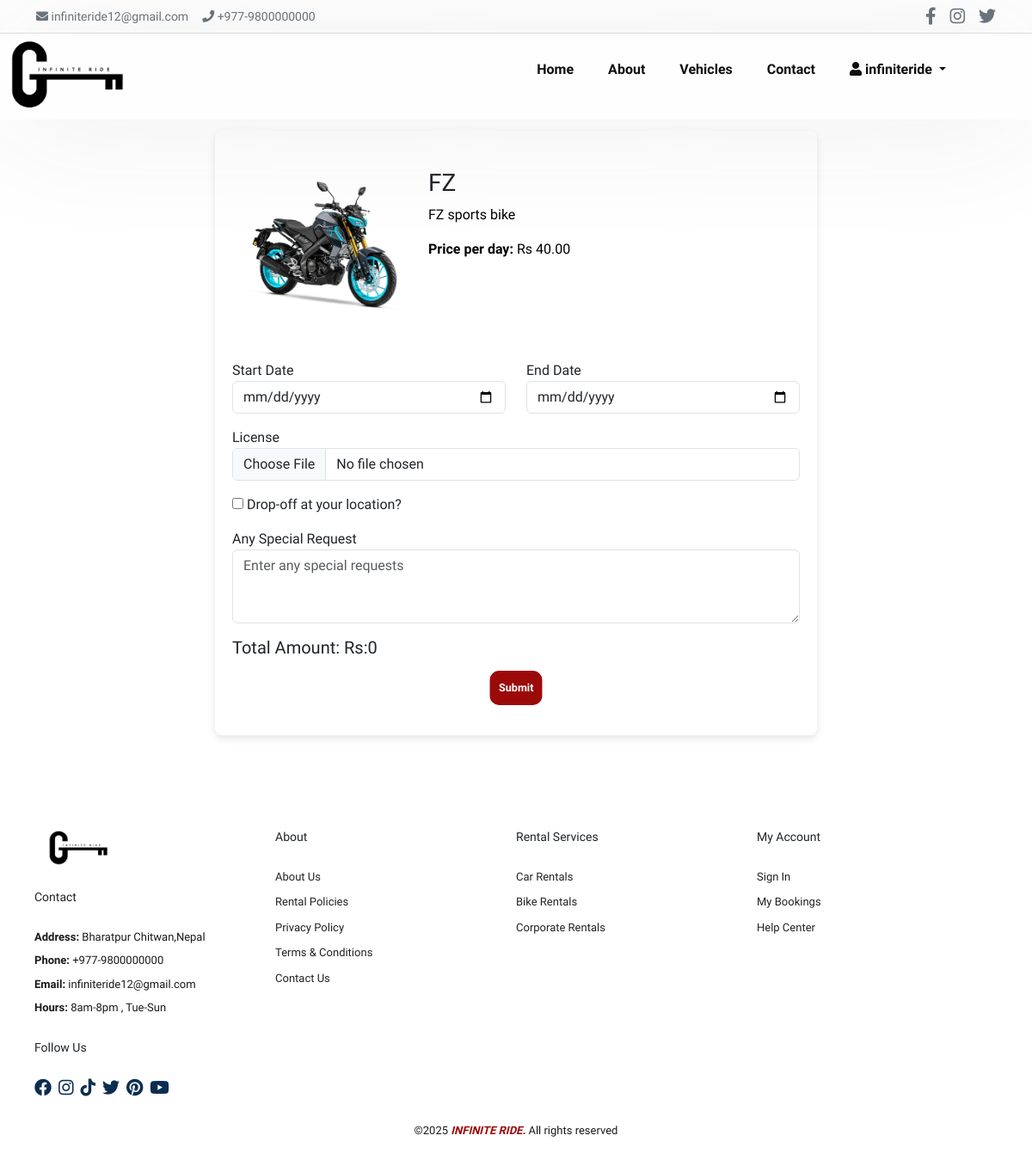
Screenshot of /book/bike/1 (signed in) with the database file from the repository.
### InfiniteRide/models.py (models this page shows, shortened)
class CustomUser(AbstractUser):
    phone = models.CharField(max_length=15, unique=True)
    name = models.CharField(max_length=150, blank=True, null=True)
    email = models.EmailField(unique=True)
    username = models.CharField(max_length=150, blank=True, null=True, unique=False)
    USERNAME_FIELD = 'email'
    REQUIRED_FIELDS = [ 'username', 'phone']

class Vehicle(models.Model):
    name = models.CharField(max_length=100)
    description = models.TextField()
    price_per_day = models.DecimalField(max_digits=10, decimal_places=2)
    image = models.ImageField(upload_to='vehicles/', blank=False, null=False)
    available = models.BooleanField(default=True)
    featured_vehicle = models.BooleanField(default=False)
    available = models.BooleanField(default=True)
    class Meta:
        abstract = True

class Bike(Vehicle):
    engine_capacity = models.FloatField()
    bike_type = models.CharField(max_length=50)

### InfiniteRide/views.py (the view)
# urls.py: path('book/<str:vehicle_type>/<int:vehicle_id>',views.book_vehicle,name='book_vehicle'),
def book_vehicle(request, vehicle_type, vehicle_id):
    vehicle = None
    if vehicle_type == 'car':
        vehicle = get_object_or_404(Car, id=vehicle_id)
    elif vehicle_type == 'bike':
        vehicle = get_object_or_404(Bike, id=vehicle_id)
    elif vehicle_type == 'large_vehicle':
        vehicle = get_object_or_404(LargeVehicle, id=vehicle_id)
    else:
        return HttpResponse("Invalid vehicle type", status=400)
    return render(request, 'booking.html', {'vehicle': vehicle, 'vehicle_type': vehicle_type})

### templates/booking.html (shortened to what this page needs)
{% extends 'base.html' %}
{% block body %}
<section id="booking-section" class="section-p1 mt-5 mb-5">
    <div class="container booking-container">
        {% if user.is_authenticated %}
        {% if not vehicle %}
        <div class="vehicle-selection mb-4">
            <h3>Select Your Vehicle</h3>
            <div class="row">
                {% for vehicle in available_vehicles %}
                <div class="col-md-4 mb-3">
                    <div class="card">
                        <img src="{{ vehicle.image.url }}" alt="{{ vehicle.name }}" class="card-img-top">
                        <div class="card-body">
                            <h5 class="card-title">{{ vehicle.name }}</h5>
                            <p>{{ vehicle.description }}</p>
                            <p><strong>Price per day:</strong> Rs {{ vehicle.price_per_day }}</p>
                            <a href="{% url 'booking' vehicle.id %}" class="btn btn-primary">Book Now</a>
                        </div>
                    </div>
                </div>
                {% endfor %}
            </div>
        </div>
        {% else %}
        <div class="vehicle-details mb-4">
            <div class="row">
                <div class="col-md-4">
                    <img src="{{ vehicle.image.url }}" alt="{{ vehicle.name }}" class="img-fluid">
                </div>
                <div class="col-md-8">
                    <h3>{{ vehicle.name }}</h3>
                    <p>{{ vehicle.description }}</p>
                    <p><strong>Price per day:</strong> Rs {{ vehicle.price_per_day }}</p>
                </div>
            </div>
        </div>
        {% endif %}
        <form method="POST" enctype="multipart/form-data" id="bookingForm" action="{% url 'create_booking' %}" >
            <div class="row">
                <div class="form-group col-md-6 mb-3">
                    <label for="start_date">Start Date</label>
                    <input type="date" id="start_date" name="start_date" class="form-control" required>
                </div>
                <div class="form-group col-md-6 mb-3">
                    <label for="end_date">End Date</label>
                    <input type="date" id="end_date" name="end_date" class="form-control" required>
                </div>
            </div>
            {% if vehicle_type == 'bike' %}
            <div class="form-group mb-3">
                <label for="license">License </label>
                <input type="file" name="license" id="license" class="form-control" accept=".pdf, .png, .jpg, .jpeg" required>
            </div>
            {% endif %}
            <div class="form-group mb-3">
                <input type="checkbox" id="pickup_dropoff" name="pickup_dropoff">
                <label for="pickup_dropoff">Drop-off at your location?</label>
            </div>
            <div class="form-group mb-3">
                <label for="special_requirements">Any Special Request</label>
                <textarea name="special_requirements" id="special_requirements" class="form-control" rows="3" placeholder="Enter any special requests"></textarea>
            </div>
            <div id="total-amount-section" class="form-group mb-3">
                <h5>Total Amount: Rs:<span id="total-amount">0</span></h5>
            </div>
            <div class="form-group text-center mb-3">
                <button type="button" class="submit-btn" id="openConfirmationModal">Submit</button>
            </div>
        </form>
        {% else %}
    <p>You must <a href="{% url 'login' %}?next={{ request.path }}">log in</a> to book a vehicle.</p>
    {% endif %}
    </div>
</section>
{% endblock %}

### templates/base.html (shortened to what this page needs)
<!DOCTYPE html>
<html lang="en">
<head>
    {% load static %}
    <link rel="stylesheet" href=" {% static 'style.css' %}">
    <link rel="stylesheet" href="https://cdnjs.cloudflare.com/ajax/libs/font-awesome/5.15.4/css/all.min.css">
    <link href="{% static 'bootstrap-5.3.3-dist/css/bootstrap.min.css' %}" rel="stylesheet">
</head>
<body>
<section id="topbar" class=" border-bottom py-1" >
  <div class="container d-flex justify-content-between align-items-center">
    <div class="d-flex gap-3 align-items-center small text-secondary">
      <div> <a href="mailto:infiniteride12@gmail.com" class="text-secondary text-decoration-none">infiniteride12@gmail.com</a></div>
      <div><i class="fas fa-phone"></i> <a href="tel:+9779800000000" class="text-secondary text-decoration-none">+977-9800000000</a></div>
    </div>
    <div class="d-flex gap-3">
      <a href="https://facebook.com" target="_blank" class="text-secondary fs-5"><i class="fab fa-facebook-f"></i></a>
      <a href="https://instagram.com" target="_blank" class="text-secondary fs-5"><i class="fab fa-instagram"></i></a>
      <a href="https://twitter.com" target="_blank" class="text-secondary fs-5"><i class="fab fa-twitter"></i></a>
    </div>
  </div>
</section>
    <section id="header">
        <a hred="#"><img src="{% static 'img/logo1.png' %}" class="logo" alt="logo"></a>
        <div>
             <ul id="navbar">
                <li><a  href="{% url 'home' %}">Home</a></li>
                <li><a href="{% url 'about' %}">About</a></li>
                <li><a href="{% url 'vehicle_list'%}">Vehicles</a></li>
                <li><a  href="{% url 'contact'%}">Contact</a></li>
                {% if user.is_authenticated %}
            <li class="nav-item dropdown" >
            <a class="nav-link dropdown-toggle" href="#" id="userDropdown" role="button"
            data-bs-toggle="dropdown" aria-expanded="false">
            <i class="fas fa-user"></i>  {{ user.username }}
             </a>
            </li>
            {% else %}
                <li><a href="{% url 'login' %}">Login</a></li>
            {% endif %}
            </ul>
        </div>
    </section>
    {% block body %} {% endblock body %}
    {% block footer %}
    <footer class="section-p1">
        <div class="col">
            <img class="logo" src="{%static 'img/logo1.png'%}" alt="">
            <h4> Contact</h4>
            <p> <strong>Address:</strong>  Bharatpur Chitwan,Nepal</p>
            <p> <strong>Phone:</strong> +977-9800000000</p>
            <p> <strong>Email:</strong> infiniteride12@gmail.com</p>
            <p> <strong>Hours:</strong>  8am-8pm , Tue-Sun</p>
            <div class="follow">
                <h4>Follow Us</h4>
                <div class="icon">
                    <a href="" class="fab fa-facebook"></a>
                    <a href="#" class="fab fa-instagram"></a>
                    <a href="#" class="fab fa-tiktok"></a>
                    <a href="#" class="fab fa-twitter"></a>
                    <a href="#" class="fab fa-pinterest"></a>
                    <a href="#" class="fab fa-youtube"></a>
                </div>
            </div>
        </div>
        <div class="col">
            <h4>About</h4>
            <a href="/about">About Us</a>
            <a href="/policy#rental-policy">Rental Policies</a>
            <a href="/policy#privacy-policy">Privacy Policy</a>
            <a href="/policy#terms-conditions">Terms & Conditions</a>
            <a href="/contact">Contact Us</a>
        </div>
        <div class="col">
            <h4>Rental Services</h4>
            <a href="/vehicle">Car Rentals</a>
            <a href="/vehicle">Bike Rentals</a>
            <a href="/vehicle">Corporate Rentals</a>
        </div>
        <div class="col">
            <h4>My Account</h4>
            <a href="{% url 'register' %}">Sign In</a>
            {% if user.is_authenticated %}
  <a href="/booking-history">My Bookings</a>
{% else %}
  <a href="/login/"> My Bookings</a>
{% endif %}
            <a href="/policy#help-center">Help Center</a>
        </div>
        <div class="copyright">
            <p>&copy;2025<strong> INFINITE RIDE.</strong> All rights reserved</p>
        </div>
    </footer>
    {% endblock %}
</body>
</html>

### static/style.css (style rules this page uses)
* { margin: 0; padding: 0; box-sizing: border-box; font-family: "spartan", sans-serif; }
h4 { font-size: 20px; color: #222; }
p { font-size: 16px; color: #000000; margin: 15px 0 20px 0; }
.section-p1 { padding: 15px 40px; position: relative; top: -50px; }
body { width: 100%; }
#header { height: 100px; display: flex; align-items: center; justify-content: space-between; padding: 20px 80px; background: #fefefe; box-shadow: 0 5px 150px #3a353517; z-index: 999; position: sticky; top: 0; left: 0; }
#header { transition: background-color 0.3s ease, box-shadow 0.3s ease, transform 0.3s ease; }
#header .logo { margin-bottom: 20px; width: 30%; height: 80px; margin-top: 12px; background-size: contain; background-repeat: no-repeat; background-position: center; filter: grayscale(1) contrast(10) brightness(0); }
#header .logo { height: 200px; width: auto; margin-left: -100px; }
#navbar { display: flex; align-items: center; justify-content: center; }
#navbar li { list-style: none; padding: 0 20px; position: relative; }
#navbar li a { text-decoration: none; font-size: 16px; font-weight: 600; color: #0f0e0f; transition: 0.3s ease; }
.dropdown { position: relative; display: inline-block; }
footer { display: flex; justify-content: space-between; flex-wrap: wrap; padding: 20px; margin-top: 80px; }
footer .col { display: flex; flex-direction: column; align-items: flex-start; margin-bottom: 20px; flex: 1 1 calc(25% - 20px); margin-right: 20px; }
footer .logo { margin-top: -30px; width: 40%; height: 100px; background-size: contain; background-repeat: no-repeat; background-position: center; filter: grayscale(1) contrast(10) brightness(0); }
footer h4 { font-size: 14px; padding-bottom: 20px; }
footer p { font-size: 13px; margin: 0 0 8px 0; color: #1a1a1a; }
footer a { font-size: 13px; text-decoration: none; color: #222; margin-bottom: 10px; }
footer .follow { margin-top: 20px; }
footer .follow a { color: #0b2d4f; padding-right: 4px; cursor: pointer; font-size: 20px; }
footer .copyright { width: 100%; text-align: center; color: #0b2d4f; margin-bottom: -30px; overflow: hidden; }
footer .copyright strong { color: #9c0909; font-style: italic; }
.book-btn, .close-btn, form .submit-btn { background-color: transparent; color: #0b2d4f; border: 2px solid #d6dadf; padding: 8px; background-repeat: no-repeat; cursor: pointer; font-weight: 600; font-size: 12px; border-radius: 10px; transition: all 0.3s ease; position: relative; overflow: hidden; }
.close-btn:hover, form .submit-btn { background-color: #9c0909; color: #fff; border-color: #9c0909; transform: scale(1.05); }
.book-btn:hover::after, form .submit-btn::after, .close-btn:hover::after { right: 30px; }

### templates/booking.html (style rules this page uses)
.booking-container { max-width: 700px; margin: 0 auto; padding: 20px; background-color: #fff; box-shadow: 0 4px 8px rgba(0, 0, 0, 0.1); border-radius: 8px; overflow: hidden; }
.vehicle-details img { width: 100%; max-width: 400px; height: auto; display: block; margin: 0 auto 20px; }

### rows the page displays
CustomUser: username "infiniteride"
Bike: image (picture), name "FZ", description "FZ sports bike", price_per_day "40.00"
